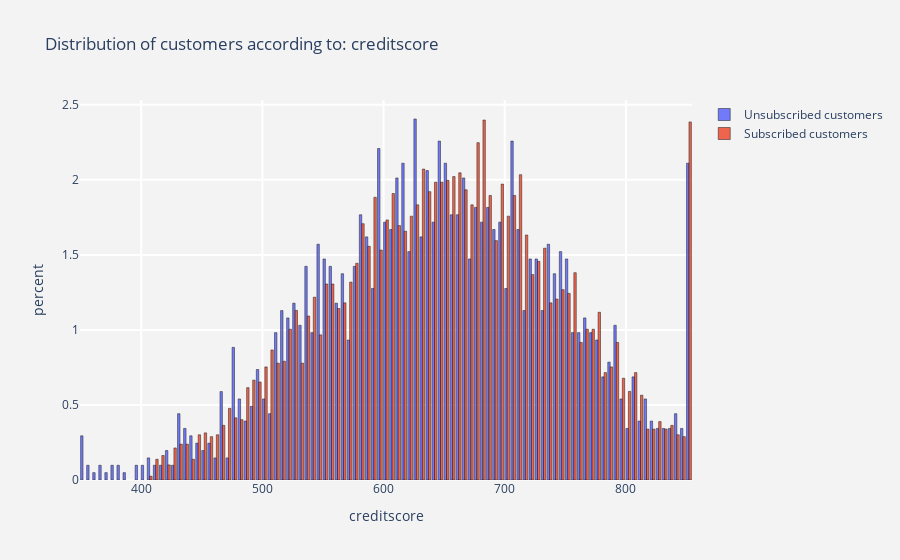

This figure's notebook cell:
### Markdown cell above
#### 2.3.2.1 Credit Score

### Code cell
# Call the histogram function to plot two histogram + curve (subscribers / unsubscribers) for the creditscore descriptor
hist_plot(data, num_cols[0])
# Call the hist_plot function to plot the histogram of the creditscore descriptor
histogram(num_cols[0])

### Figure 1 — Plotly figure (JSON) as saved in the notebook; plotly's stock layout.template omitted (floating-point values rounded to 4 significant figures; data arrays with more than 128 entries replaced by an {"elided": "..."} marker saying what was removed)
{"data": [{"histnorm": "percent", "marker": {"line": {"color": "black", "width": 0.5}}, "name": "Unsubscribed customers", "opacity": 0.9, "type": "histogram", "x": {"elided": "2037 int values"}}, {"histnorm": "percent", "marker": {"line": {"color": "black", "width": 0.5}}, "name": "Subscribed customers", "opacity": 0.9, "type": "histogram", "x": {"elided": "7963 int values"}}], "layout": {"paper_bgcolor": "rgb(243,243,243)", "plot_bgcolor": "rgb(243,243,243)", "title": {"text": " Distribution of customers according to: creditscore"}, "xaxis": {"gridcolor": "rgb(255, 255, 255)", "gridwidth": 2, "ticklen": 5, "title": {"text": "creditscore"}, "zerolinewidth": 1}, "yaxis": {"gridcolor": "rgb(255, 255, 255)", "gridwidth": 2, "ticklen": 5, "title": {"text": "percent"}, "zerolinewidth": 1}}}
